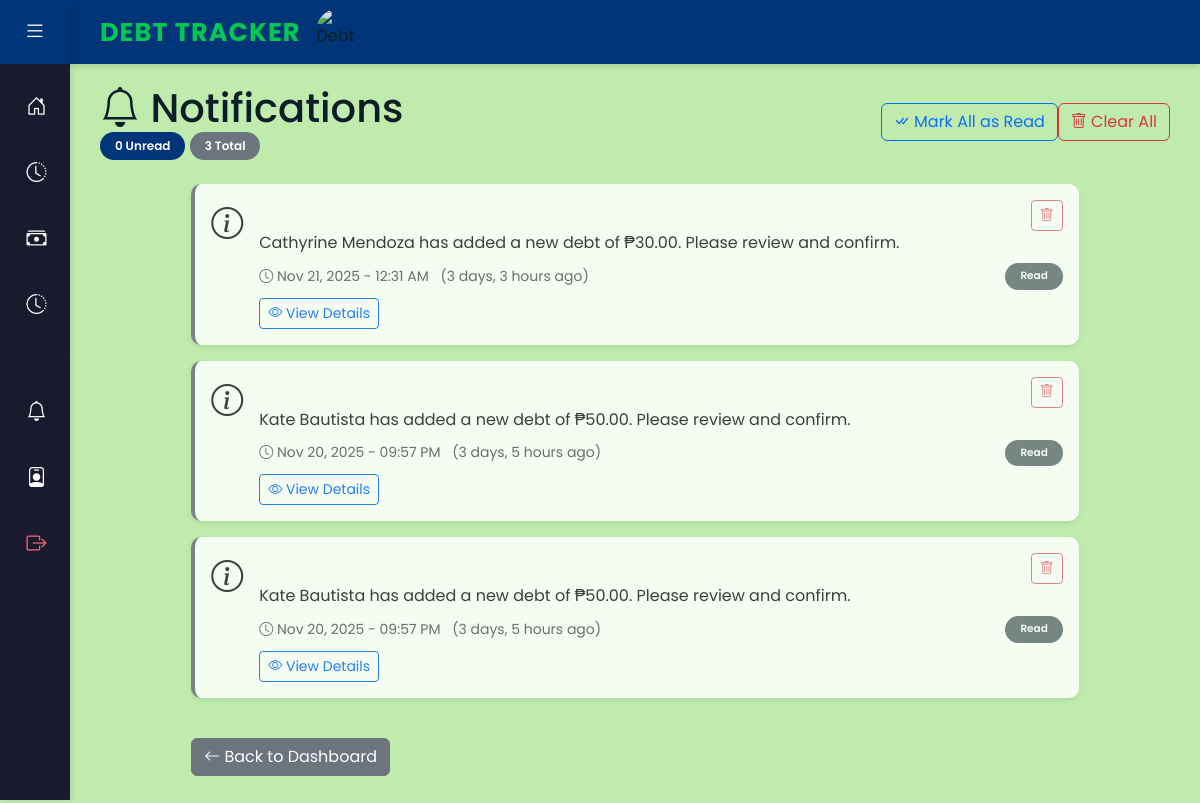
/notifications/ (signed in), run on the app's committed database.
### myapp/models.py (models this page shows, shortened)
class Notification(models.Model):
    NOTIFICATION_TYPES = [
        ('payment_success', 'Payment Success'),
        ('payment_received', 'Payment Received'),
        ('payment_pending', 'Payment Pending'),
        ('payment_debtor_proof_uploaded', 'Debtor Proof Uploaded'),
        ('payment_creditor_proof_uploaded', 'Creditor Proof Uploaded'),
        ('payment_completed', 'Payment Completed'),
        ('partial_payment_received', 'Partial Payment Received'),
        ('debt_confirmed', 'Debt Confirmed'),
        ('debt_rejected', 'Debt Rejected'),
        ('debt_added', 'Debt Added'),
        ('debt_pending_confirmation', 'Debt Pending Confirmation'),
        ('proof_uploaded', 'Proof Uploaded'),
        ('debt_acknowledged', 'Debt Acknowledged'),
        ('debt_active', 'Debt Active'),
    ]
    user = models.ForeignKey(
        settings.AUTH_USER_MODEL,
        on_delete=models.CASCADE,
        related_name='notifications',
        help_text="User who receives this notification"
    )
    notification_type = models.CharField(
        max_length=50,
        choices=NOTIFICATION_TYPES,
        help_text="Type of notification"
    )
    message = models.TextField(
        help_text="Notification message"
    )
    related_id = models.IntegerField(
        blank=True,
        null=True,
        help_text="Related object ID (for generic references)"
    )
    related_payment = models.ForeignKey(
        Payment,
        on_delete=models.CASCADE,
        blank=True,
        null=True,
        related_name='notifications',
        help_text="Related payment (if applicable)"
    )
    related_debt = models.ForeignKey(
        Debt,
        on_delete=models.CASCADE,
        blank=True,
        null=True,
        related_name='notifications',
        help_text="Related debt (if applicable)"
    )
    is_read = models.BooleanField(
        default=False,
        help_text="Whether notification has been read"
    )
    created_at = models.DateTimeField(
        auto_now_add=True,
        help_text="When notification was created"
    )
    class Meta:
        verbose_name = 'Notification'
        verbose_name_plural = 'Notifications'
        ordering = ['-created_at']
        indexes = [
            models.Index(fields=['user', 'is_read', '-created_at']),
        ]

### myapp/views.py (the view)
# urls.py: path('notifications/', views.notifications_view, name='notifications'),
@login_required
def notifications_view(request):
    notifications = Notification.objects.filter(user=request.user).order_by('-created_at')
    unread_count = notifications.filter(is_read=False).count()
    context = {
        'notifications': notifications,
        'unread_count': unread_count,
    }
    return render(request, 'notifications.html', context)

### myapp/context_processors.py (called while the page is built)
def unread_notifications(request):
    if request.user.is_authenticated:
        unread_count = Notification.objects.filter(user=request.user, is_read=False).count()
        return {
            'unread_notifications_count': unread_count
        }
    return {
        'unread_notifications_count': 0
    }

### myapp/templates/notifications.html (shortened to what this page needs)
{% extends 'dashboard_base.html' %}
{% block content %}
<div class="row">
    <div class="col-12">
        <div class="d-flex justify-content-between align-items-center mb-4">
            <div>
                <h1 class="mb-0">
                    <i class="bi bi-bell"></i> Notifications
                </h1>
                {% if notifications %}
                <p class="text-muted mb-0">
                    <span class="badge bg-primary">{{ unread_notifications_count }} Unread</span>
                    <span class="badge bg-secondary">{{ notifications.count }} Total</span>
                </p>
                {% endif %}
            </div>
            {% if notifications %}
            <div class="btn-group">
                <form method="post" action="{% url 'myapp:mark_all_read' %}" style="display:inline;">
                    <button type="submit" class="btn btn-outline-primary">
                        <i class="bi bi-check-all"></i> Mark All as Read
                    </button>
                </form>
                <form method="post" action="{% url 'myapp:clear_all_notifications' %}" style="display:inline;">
                    <button type="submit" class="btn btn-outline-danger" onclick="return confirm('Are you sure you want to delete all notifications? This action cannot be undone.')">
                        <i class="bi bi-trash"></i> Clear All
                    </button>
                </form>
            </div>
            {% endif %}
        </div>
    </div>
</div>
<div class="row">
    <div class="col-lg-10 mx-auto">
        {% if notifications %}
            {% for notification in notifications %}
            <div class="card notification-item mb-3 {% if not notification.is_read %}unread{% else %}read{% endif %}" id="notification-{{ notification.id }}">
                <div class="card-body">
                    <div class="d-flex">
                        <div class="me-3">
                            {% if notification.notification_type == 'payment_success' %}
                                <i class="bi bi-check-circle-fill notification-icon payment-success"></i>
                            {% elif notification.notification_type == 'payment_received' %}
                                <i class="bi bi-cash-coin notification-icon payment-received"></i>
                            {% elif notification.notification_type == 'debt_confirmed' %}
                                <i class="bi bi-check-square notification-icon debt-confirmed"></i>
                            {% elif notification.notification_type == 'debt_rejected' %}
                                <i class="bi bi-x-circle notification-icon debt-rejected"></i>
                            {% elif notification.notification_type == 'debt_added' %}
                                <i class="bi bi-plus-circle notification-icon debt-added"></i>
                            {% elif notification.notification_type == 'debt_pending_confirmation' %}
                                <i class="bi bi-clock-history notification-icon debt-pending-confirmation"></i>
                            {% elif notification.notification_type == 'debt_paid' %}
                                <i class="bi bi-check-circle-fill notification-icon payment-success"></i>
                            {% else %}
                                <i class="bi bi-info-circle notification-icon"></i>
                            {% endif %}
                        </div>
                        <div class="flex-grow-1">
                            <div class="d-flex justify-content-between align-items-start">
                                <div class="btn-group btn-group-sm">
                                    <form method="post" action="{% url 'myapp:delete_notification' notification.id %}" style="display:inline;">
                                        <button type="submit" class="btn btn-sm btn-outline-danger delete-btn" title="Delete notification" onclick="return confirm('Delete this notification?')">
                                            <i class="bi bi-trash"></i>
                                        </button>
                                    </form>
                                </div>
                            </div>
                            <p class="mb-2">{{ notification.message }}</p>
                            <div class="d-flex justify-content-between align-items-center">
                                <small class="text-muted">
                                    <i class="bi bi-clock"></i> {{ notification.created_at|date:"M d, Y - h:i A" }}
                                    <span class="ms-2">({{ notification.created_at|timesince }} ago)</span>
                                </small>
                                <small>
                                    {% if notification.is_read %}
                                    <span class="badge bg-secondary">Read</span>
                                    {% else %}
                                    <span class="badge bg-primary">Unread</span>
                                    {% endif %}
                                </small>
                            </div>
                            {% if notification.related_payment %}
                            <div class="mt-2">
                                <a href="{% url 'myapp:view_receipt' notification.related_payment.id %}"
                                   class="btn btn-sm btn-outline-primary view-notification-link"
                                   data-notification-id="{{ notification.id }}"
                                   data-is-read="{{ notification.is_read|lower }}">
                                    <i class="bi bi-receipt"></i> View Receipt
                                </a>
                            </div>
                            {% elif notification.related_debt %}
                            <div class="mt-2">
                                <a href="{% url 'myapp:debt_detail' notification.related_debt.id %}"
                                   class="btn btn-sm btn-outline-primary view-notification-link"
                                   data-notification-id="{{ notification.id }}"
                                   data-is-read="{{ notification.is_read|lower }}">
                                    <i class="bi bi-eye"></i> View Details
                                </a>
                            </div>
                            {% endif %}
                        </div>
                    </div>
                </div>
            </div>
            {% endfor %}
        {% endif %}
    </div>
</div>
<div class="row mt-4">
    <div class="col-lg-10 mx-auto">
        <a href="{% if user.account_type == 'creditor' %}{% url 'myapp:creditor_dashboard' %}{% else %}{% url 'myapp:debtor_dashboard' %}{% endif %}" class="btn btn-secondary">
            <i class="bi bi-arrow-left"></i> Back to Dashboard
        </a>
    </div>
</div>
{% endblock %}

### myapp/templates/dashboard_base.html (style rules this page uses)
:root { --primary-color: #00357a; --secondary-color: #004E89; --background-color: #bfecac; --accent-color: #A8E6CF; --text-color: #0B1D26; --white: #FFFFFF; --sidebar-bg: #1a1a2e; --sidebar-hover: #16213e; }
* { font-family: 'Poppins', sans-serif; }
body { min-height: 100vh; background-color: var(--background-color); color: var(--text-color); display: flex; }
.card { background-color: var(--white); border: none; border-radius: 10px; box-shadow: 0 2px 6px rgba(0,0,0,0.1); transition: transform 0.3s ease, box-shadow 0.3s ease; }
.badge { padding: 8px 15px; border-radius: 20px; font-weight: 600; }
.bg-primary { background-color: var(--primary-color) !important; }

### myapp/templates/notifications.html (style rules this page uses)
.notification-item { border-left: 4px solid #0d6efd; transition: all 0.3s; }
.notification-item.read { border-left-color: #6c757d; opacity: 0.85; }
.notification-icon { font-size: 2rem; }
.delete-btn { opacity: 0.7; transition: opacity 0.3s; }

### data on the page
Notification: message "Cathyrine Mendoza has added a new debt of ₱30.00. Please review and confirm.", created_at "Nov 21, 2025 - 12:31 AM", created_at "3 days, 3 hours", is_read "Read"
Notification: message "Kate Bautista has added a new debt of ₱50.00. Please review and confirm.", created_at "Nov 20, 2025 - 09:57 PM", created_at "3 days, 5 hours", is_read "Read"
Notification: message "Kate Bautista has added a new debt of ₱50.00. Please review and confirm.", created_at "Nov 20, 2025 - 09:57 PM", created_at "3 days, 5 hours", is_read "Read"

### other printed values
{{ unread_notifications_count }} "0"
{{ notifications.count }} "3"
